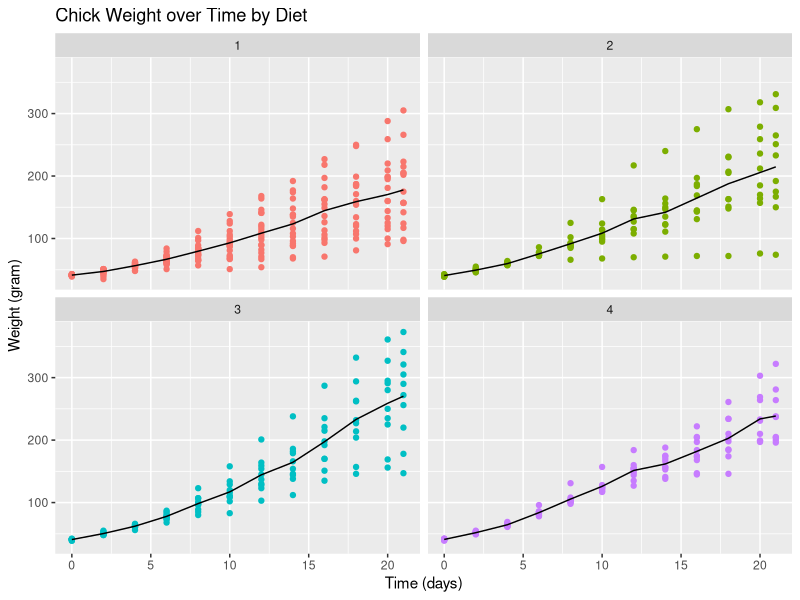

Reproduce this figure in R.
## ---- chunk 1
knitr::opts_chunk$set(echo = TRUE)
## ---- chunk 2
summary(ChickWeight)
## ---- chunk 3
library(ggplot2)
library(dplyr)
ChickWeight %>% 
  ggplot(aes(Time, weight, colour=Diet)) +
  geom_point() +
  facet_wrap(~Diet) + 
  stat_summary(fun.y="mean", geom="line", colour="black") +
  theme(legend.position = "none") +
  ggtitle("Chick Weight over Time by Diet") +
  xlab("Time (days)") +
  ylab("Weight (gram)")
